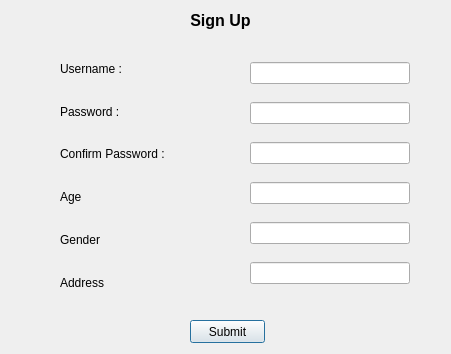
<?xml version="1.0" encoding="UTF-8"?>
<ui version="4.0">
 <class>RegisterWindow</class>
 <widget class="QDialog" name="RegisterWindow">
  <property name="geometry">
   <rect>
    <x>0</x>
    <y>0</y>
    <width>451</width>
    <height>354</height>
   </rect>
  </property>
  <property name="windowTitle">
   <string>Dialog</string>
  </property>
  <widget class="QLabel" name="label">
   <property name="geometry">
    <rect>
     <x>150</x>
     <y>10</y>
     <width>141</width>
     <height>21</height>
    </rect>
   </property>
   <property name="font">
    <font>
     <pointsize>12</pointsize>
     <weight>75</weight>
     <bold>true</bold>
    </font>
   </property>
   <property name="text">
    <string>Sign Up</string>
   </property>
   <property name="alignment">
    <set>Qt::AlignCenter</set>
   </property>
  </widget>
  <widget class="QWidget" name="verticalLayoutWidget">
   <property name="geometry">
    <rect>
     <x>60</x>
     <y>50</y>
     <width>160</width>
     <height>251</height>
    </rect>
   </property>
   <layout class="QVBoxLayout" name="verticalLayout">
    <item>
     <widget class="QLabel" name="labelRUsername">
      <property name="text">
       <string>Username :</string>
      </property>
     </widget>
    </item>
    <item>
     <widget class="QLabel" name="labelRPassword">
      <property name="text">
       <string>Password :</string>
      </property>
     </widget>
    </item>
    <item>
     <widget class="QLabel" name="labelRConfirmPass">
      <property name="text">
       <string>Confirm Password :</string>
      </property>
     </widget>
    </item>
    <item>
     <widget class="QLabel" name="labelRAge">
      <property name="text">
       <string>Age</string>
      </property>
     </widget>
    </item>
    <item>
     <widget class="QLabel" name="labelGender">
      <property name="text">
       <string>Gender</string>
      </property>
     </widget>
    </item>
    <item>
     <widget class="QLabel" name="labelAddress">
      <property name="text">
       <string>Address</string>
      </property>
     </widget>
    </item>
   </layout>
  </widget>
  <widget class="QWidget" name="verticalLayoutWidget_2">
   <property name="geometry">
    <rect>
     <x>250</x>
     <y>50</y>
     <width>160</width>
     <height>251</height>
    </rect>
   </property>
   <layout class="QVBoxLayout" name="verticalLayout_2">
    <item>
     <widget class="QLineEdit" name="lineEditRUsername"/>
    </item>
    <item>
     <widget class="QLineEdit" name="lineEditRPassword">
      <property name="echoMode">
       <enum>QLineEdit::Password</enum>
      </property>
     </widget>
    </item>
    <item>
     <widget class="QLineEdit" name="lineEditRConfirmpassword">
      <property name="echoMode">
       <enum>QLineEdit::Password</enum>
      </property>
     </widget>
    </item>
    <item>
     <widget class="QLineEdit" name="lineEditRAge"/>
    </item>
    <item>
     <widget class="QLineEdit" name="lineEditRGender">
      <property name="echoMode">
       <enum>QLineEdit::Password</enum>
      </property>
     </widget>
    </item>
    <item>
     <widget class="QLineEdit" name="lineEditRAdd"/>
    </item>
   </layout>
  </widget>
  <widget class="QPushButton" name="pushButton">
   <property name="geometry">
    <rect>
     <x>190</x>
     <y>320</y>
     <width>75</width>
     <height>23</height>
    </rect>
   </property>
   <property name="text">
    <string>Submit</string>
   </property>
  </widget>
 </widget>
 <resources/>
 <connections/>
</ui>
